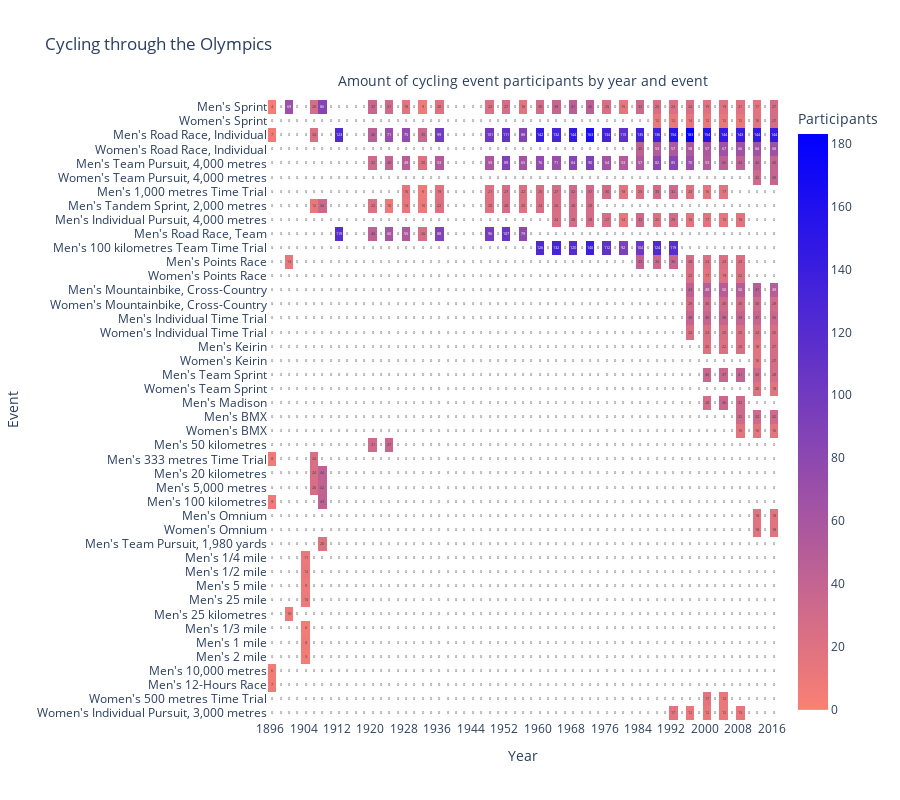

Source (notebook cell):
### Markdown cell above
### Panagiotis: Cycling (you knew it)

The Olympic games, like most organized sports, has historically excluded women.\
For this reason we'll compare cycling participation of each event over the years, split by gender.\
\
As we can see, women have only been allowed to compete since 1980, and even then it was only one discipline.\
Participation increased slowly, and in 1996 when the more modern MTB and BMX events were introduced women were ready at the start.\
Since 2012 the cycling events are homogenous - women and men participate in the same, albeit separated, disciplines.

### Code cell
cycling_df = df_anon[df_anon["Sport"] == "Cycling"].copy()
cycling_df = df_anon[df_anon["Sport"] == "Cycling"].copy()

cycling_df["Event"] = cycling_df["Event"].str.replace(
    "Cycling Women's Team Pursuit",
    "Cycling Women's Team Pursuit, 4,000 metres",
)

def cycling_base_event(cycling_event):
    cycling_event = cycling_event.replace("Cycling ", "")
    cycling_event = cycling_event.replace("Men's ", "")
    cycling_event = cycling_event.replace("Women's ", "")
    return cycling_event

cycling_df.loc[:, "Base Event"] = cycling_df["Event"].apply(cycling_base_event)

unique_cycling_events = cycling_df["Base Event"].unique()

men_event_amount = (cycling_df[cycling_df["Sex"] == "M"].groupby("Base Event")["Year"].nunique())
sorted_base_events = sorted(unique_cycling_events, key=lambda x: men_event_amount.get(x, 0), reverse=True)

cycling_df["Grouped Event"] = cycling_df.apply(lambda cycling_heatmap_row: f"{"Men's" if cycling_heatmap_row["Sex"] == "M" else "Women's"} {cycling_heatmap_row["Base Event"]}", axis=1)

cycling_heatmap_data = cycling_df.groupby(["Grouped Event", "Year"])["ID"].count().reset_index()
cycling_heatmap_data["Base Event"] = cycling_heatmap_data["Grouped Event"].apply(lambda x: x.split(" ", 1)[1])

cycling_heatmap_data["Base Event Order"] = cycling_heatmap_data["Base Event"].apply(lambda x: sorted_base_events.index(x))
cycling_heatmap_data["Gender"] = cycling_heatmap_data["Grouped Event"].apply(lambda x: x.split(" ", 1)[0])
cycling_heatmap_data = cycling_heatmap_data.sort_values(by=["Base Event Order", "Gender"])

cycling_heatmap_data = cycling_heatmap_data.drop(columns=["Base Event", "Base Event Order", "Gender"])
cycling_heatmap_data = cycling_heatmap_data.iloc[::-1]

cycling_color_scale = [[0.0, "white"], [0.001, "salmon"], [1.0, "blue"]]

cycling_heatmap_fig = px.density_heatmap(
    cycling_heatmap_data,
    x="Year",
    y="Grouped Event",
    z="ID",
    nbinsx=int((cycling_df["Year"].max()-cycling_df["Year"].min()+4)/2),
    color_continuous_scale=cycling_color_scale,
    title="Cycling through the Olympics",
    labels={"ID": "participants"},
    height=800,
    text_auto=True,
)

cycling_heatmap_end_year = cycling_df["Year"].max()
cycling_heatmap_tick_vals = list(range(1896, cycling_heatmap_end_year + 1, 8))


cycling_heatmap_fig.update_layout(
    xaxis_title="Year",
    yaxis_title="Event",
    coloraxis_colorbar={"title": "Participants"},
    xaxis=dict(tickmode="array", tickvals=cycling_heatmap_tick_vals)
    
)

cycling_heatmap_fig.add_annotation(
    text="Amount of cycling event participants by year and event", xref="paper", yref="paper", x=0.5, y=1.05, showarrow=False, font=dict(size=14))

cycling_heatmap_fig.show()

### Figure 1 — Plotly figure (JSON) as saved in the notebook; plotly's stock layout.template omitted (floating-point values rounded to 4 significant figures; data arrays with more than 128 entries replaced by an {"elided": "..."} marker saying what was removed)
{"data": [{"coloraxis": "coloraxis", "histfunc": "sum", "hovertemplate": "Year=%{x}<br>Grouped Event=%{y}<br>sum of participants=%{z}<extra></extra>", "name": "", "nbinsx": 62, "texttemplate": "%{z}", "type": "histogram2d", "x": {"elided": "248 int values"}, "xaxis": "x", "xbingroup": "x", "y": {"elided": "248 str values"}, "yaxis": "y", "ybingroup": "y", "z": {"elided": "248 int values"}}], "layout": {"annotations": [{"font": {"size": 14}, "showarrow": false, "text": "Amount of cycling event participants by year and event", "x": 0.5, "xref": "paper", "y": 1.05, "yref": "paper"}], "coloraxis": {"colorbar": {"title": {"text": "Participants"}}, "colorscale": [[0, "white"], [0.001, "salmon"], [1, "blue"]]}, "height": 800, "legend": {"tracegroupgap": 0}, "title": {"text": "Cycling through the Olympics"}, "xaxis": {"anchor": "y", "domain": [0, 1], "tickmode": "array", "tickvals": [1896, 1904, 1912, 1920, 1928, 1936, 1944, 1952, 1960, 1968, 1976, 1984, 1992, 2000, 2008, 2016], "title": {"text": "Year"}}, "yaxis": {"anchor": "x", "domain": [0, 1], "title": {"text": "Event"}}}}
